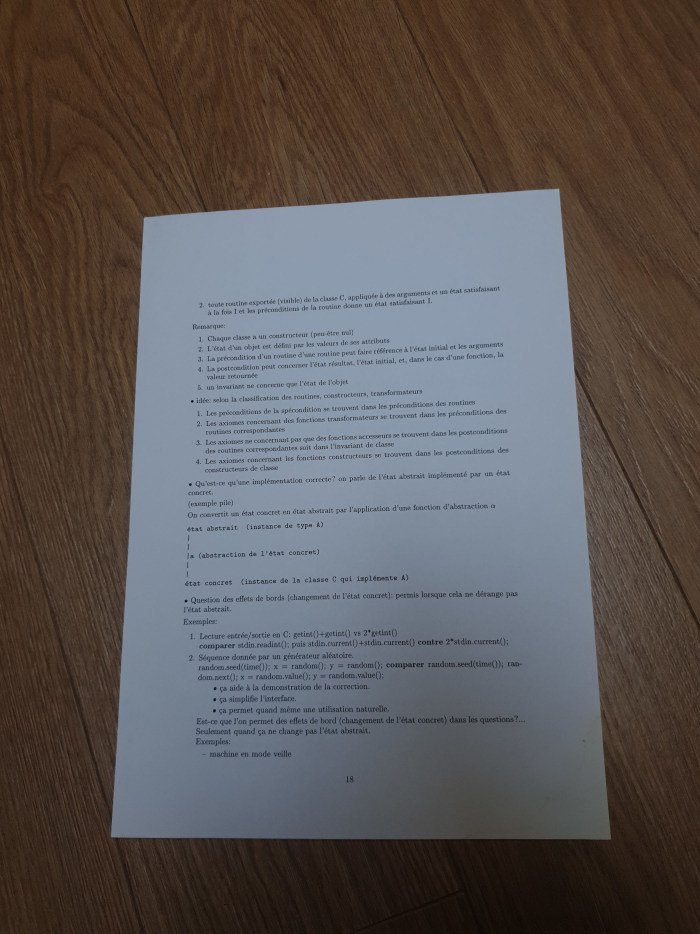
#> input picture app/src/debug/assets/uncropped/img01.jpg, 2100 x 2800 px, found by its file name (shown at 1/3 size)
$ python gen_hard.py
#> lines starting #> are read from the running program, lines starting #| are printed output that depends on the picture
"""生成硬场景测试图（深色底 / 低光 / 阴影），用于对比分割模型。

输出: cmpre/hard-darkbg.jpg, hard-lowlight.jpg, hard-shadow.jpg
"""
import numpy as np
from PIL import Image

IMG = "../app/src/debug/assets/uncropped/img01.jpg"
doc = Image.open(IMG).convert("RGB")
#> doc is the input picture: PIL image 2100x2800 RGB; mean R, G, B 91.3, 85.8, 84.7
W, H = doc.size
#> W = 2100; H = 2800
print("doc size:", doc.size)
#| doc size: (2100, 2800)


def to_np(img):
    return np.asarray(img, dtype=np.uint8).copy()


# 1) 深色底：把文档缩到 60% 贴到黑色桌面上（文档占中间区域）
canvas = np.zeros((H, W, 3), dtype=np.uint8)
canvas[...] = 20  # 近黑桌面
d = to_np(doc.resize((int(W * 0.6), int(H * 0.6))))
x0, y0 = int(W * 0.2), int(H * 0.2)
#> x0 = 420; y0 = 560
x1, y1 = x0 + d.shape[1], y0 + d.shape[0]
#> x1 = 1680; y1 = 2240
canvas[y0:y1, x0:x1] = d
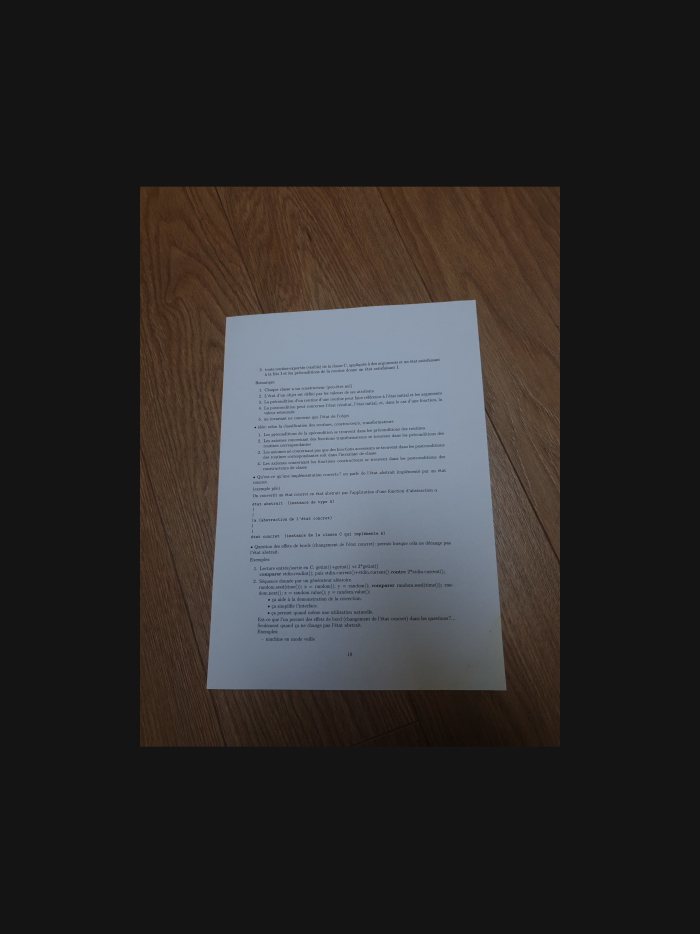
#> canvas: shape (2800, 2100, 3) (shown at 1/3 size); mean R, G, B 45.7, 43.7, 43.3
Image.fromarray(canvas).save("cmpre/hard-darkbg.jpg")

# 2) 低光：整体压暗 + 轻度噪声
low = (to_np(doc) * 0.35).astype(np.uint8)
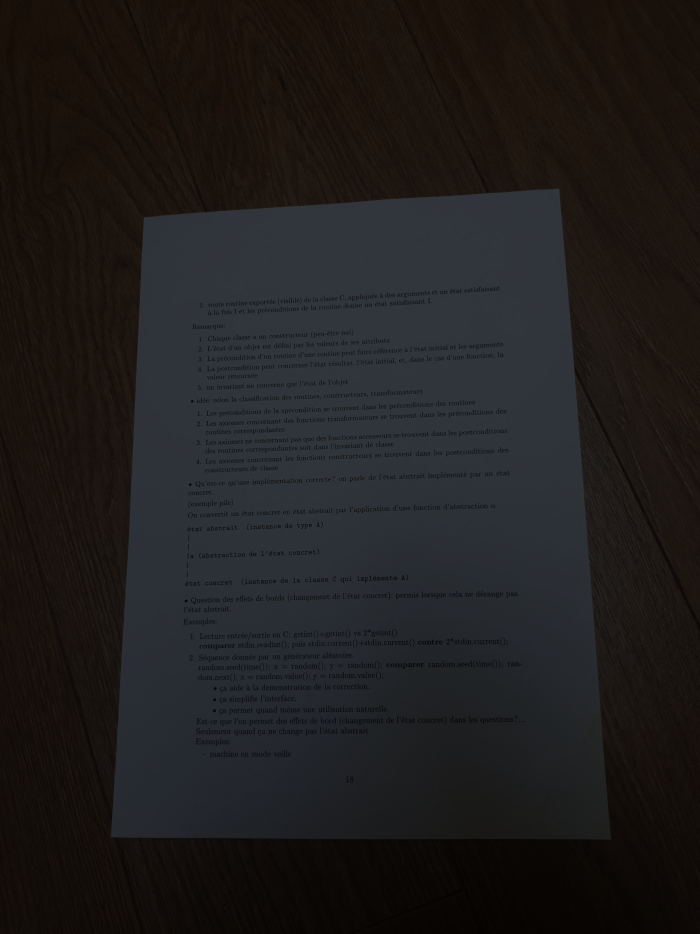
#> low: shape (2800, 2100, 3) (shown at 1/3 size); mean R, G, B 31.5, 29.5, 29.2
low = np.clip(low.astype(np.int16) + np.random.default_rng(0).normal(0, 3, low.shape).astype(np.int16), 0, 255).astype(np.uint8)
Image.fromarray(low).save("cmpre/hard-lowlight.jpg")

# 3) 阴影：对角方向渐变压暗（右上亮、左下暗）
shadow = to_np(doc).astype(np.float32)
yy, xx = np.mgrid[0:H, 0:W].astype(np.float32)
t = (xx / W * 0.5 + yy / H * 0.7)  # 0..1.2
gain = 0.35 + 0.65 * np.clip(1.0 - t, 0, 1)
shadow = np.clip(shadow * gain[..., None], 0, 255).astype(np.uint8)
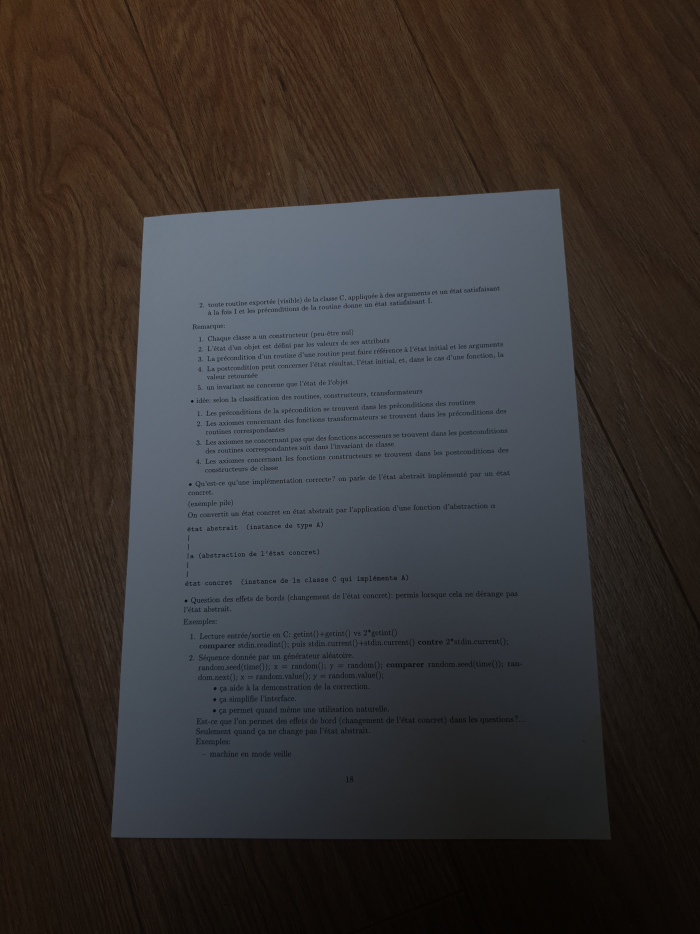
#> shadow: shape (2800, 2100, 3) (shown at 1/3 size); mean R, G, B 56.3, 52.1, 50.8
Image.fromarray(shadow).save("cmpre/hard-shadow.jpg")

print("saved 3 hard cases")

$ run again, with app/src/debug/assets/uncropped/img03.jpg copied over app/src/debug/assets/uncropped/img01.jpg
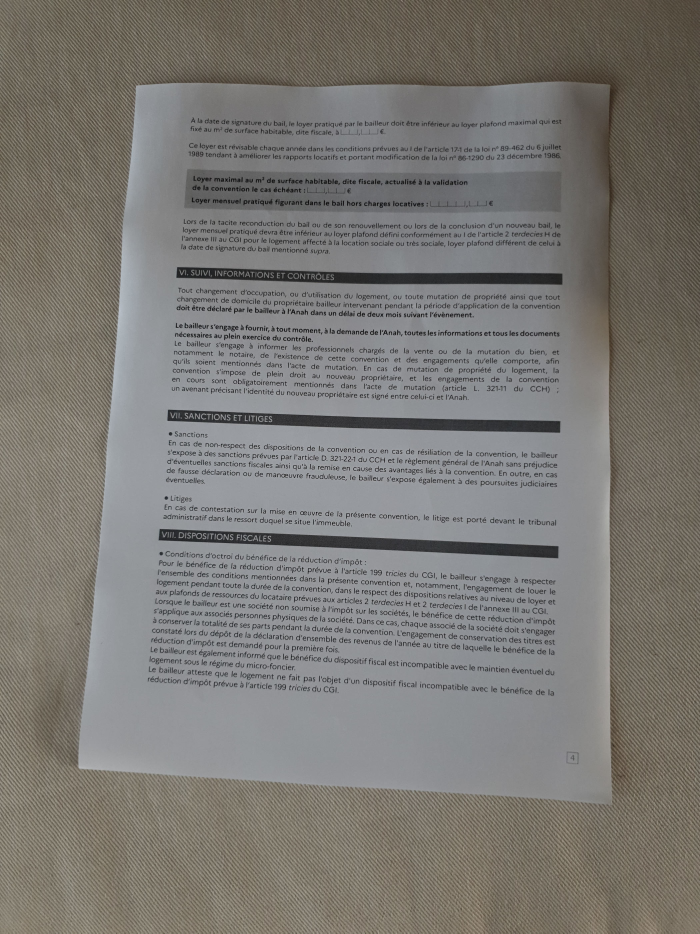
#> input picture app/src/debug/assets/uncropped/img03.jpg, 2100 x 2800 px, found by its file name (shown at 1/3 size)
#> doc is the input picture: PIL image 2100x2800 RGB; mean R, G, B 123.3, 120.8, 116.3
#| doc size: (2100, 2800)
#> `low = (to_np(doc) * 0.35).astype(np.uint8)`:
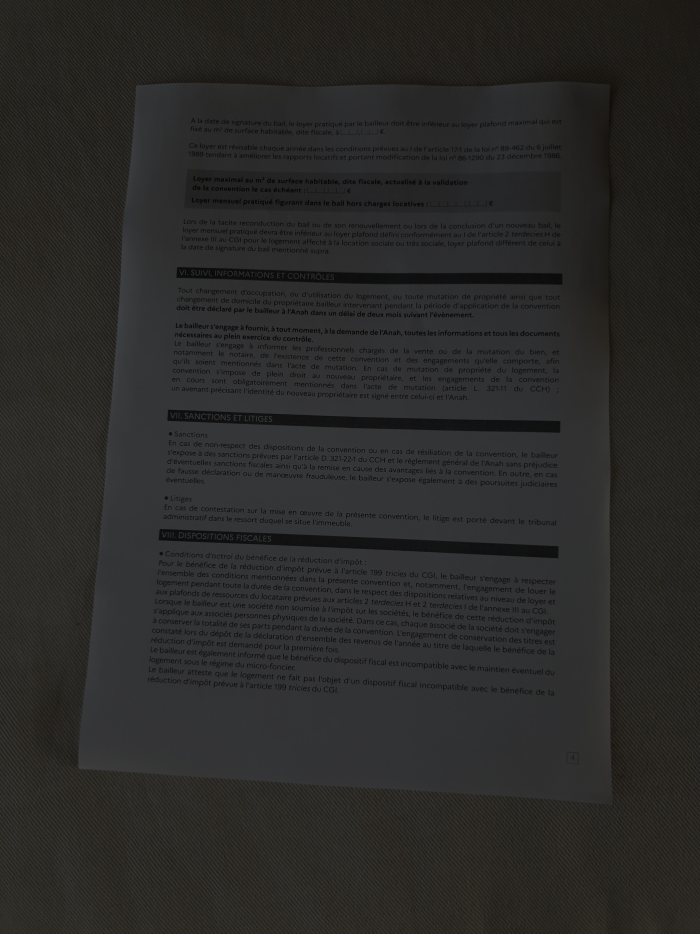
#> low: shape (2800, 2100, 3) (shown at 1/3 size); mean R, G, B 42.7, 41.8, 40.2
#> `shadow = np.clip(shadow * gain[..., None], 0, 255).astype(np.uint8)`:
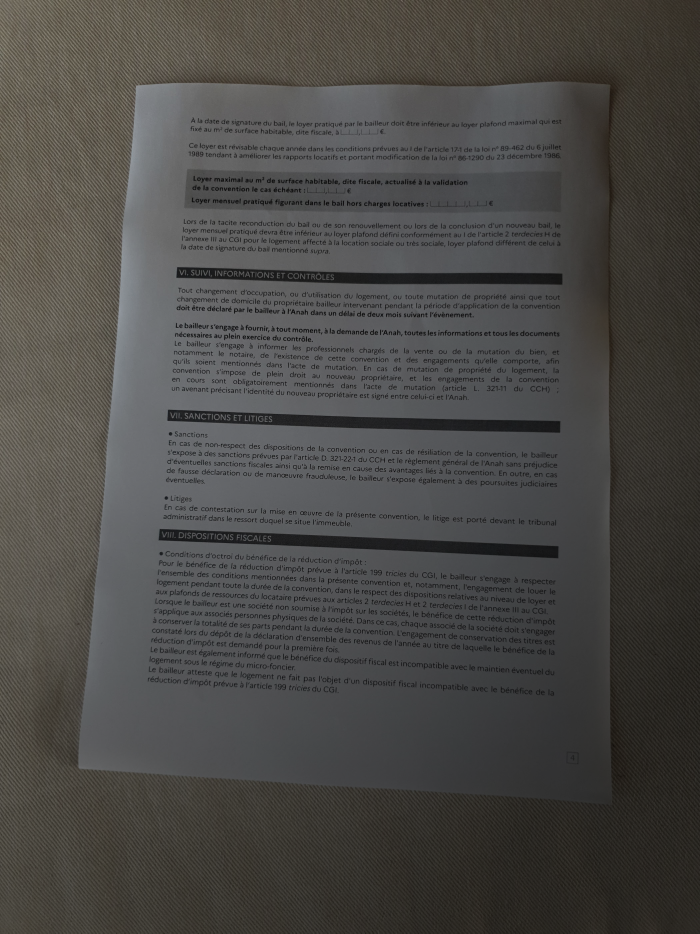
#> shadow: shape (2800, 2100, 3) (shown at 1/3 size); mean R, G, B 74.4, 72.9, 70.2
